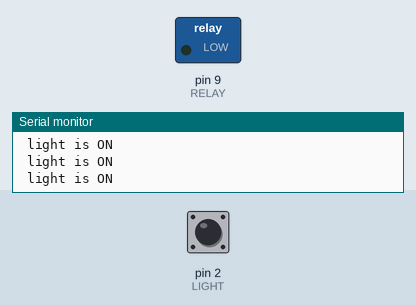
Simulated run of this sketch. Board: Arduino Uno, built with avr-gcc and run on an emulated ATmega328P. Parts: switched loads named in the sketch (green lamp = pin HIGH), the last lines printed to the serial monitor. The inputs (shaded band) are chosen by the test bench; at power-on: pin 2 (LIGHT) HIGH.

Above: at 2.3 s.
2.4 s: pin 2 (LIGHT) pulled LOW for 0.65 s
At 3.1 s:
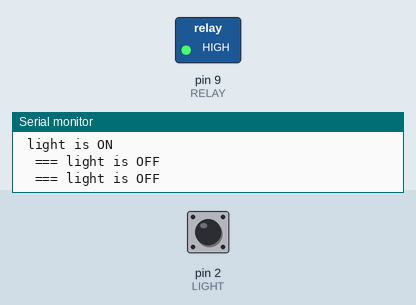
5.0 s: pin 2 (LIGHT) pulled LOW for 3.2 s
At 8.9 s:
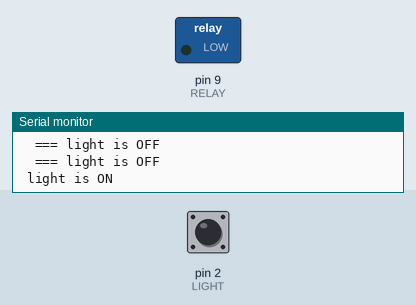
Timing chart, 0 to 10.4 s (numbered marks = the images above; inputs shaded):
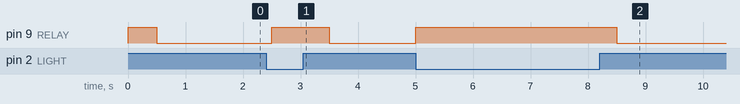

The sketch:

smart_led_02.ino
```cpp
#define LIGHT 2 // define pint 2 for sensor
#define RELAY 9 // define pin 9 as for relay

/*
 *
// Writeen by Ahmad S. for Robojax.com on
// on Freb 10, 2018 at 13:43 at city of Ajax, Ontario, Canada
 * Permission granted to share this code given that this
 * note is kept with the code.
 * Disclaimer: this code is "AS IS" and for educational purpose only.
 *
 */


// LDR, Light Dependant Resistor


boolean digital = true;// set true to use digital and control the sensitiviety with poentiometer on the module
                  // set to false to control with A0 value on Arduino
unsigned int LightValue = 350;// LightValue to determine
                      // at what value the realy should be ON

void setup() {
  // Light LDR Sensor Code by Robojax.com 20180210
  Serial.begin(9600);// setup Serial Monitor to display information
  pinMode(LIGHT, INPUT_PULLUP);// define pin as Input  sensor
  pinMode(RELAY, OUTPUT);// define pin as OUTPUT for relay
  digitalWrite(RELAY,HIGH);
}

void loop() {

  delay(500);
  relay();// call the realay() method
 // Light LDR Sensor Code by Robojax.com 20180210
}

void relay()
{
   if(digital == true)
   {
  // Light LDR Sensor Code by Robojax.com 20180210
  int L =digitalRead(LIGHT);// read the sensor

      if(L == 1){
        Serial.println(" light is ON");
        digitalWrite(RELAY,LOW);// turn the relay ON
      }else{
         Serial.println("  === light is OFF");
         digitalWrite(RELAY,HIGH);// turn the relay OFF
      } // if
   }// if digital end
   else
   {
    int a0Value = analogRead(A0);// read A0 value

      if( a0Value >= LightValue){
        Serial.print(analogRead(A0));
        Serial.println(" Light is ON");
        digitalWrite(RELAY,LOW);// turn the relay ON
      }else{
         Serial.print(analogRead(A0));
         Serial.println("  === light OFF");
         digitalWrite(RELAY,HIGH);// turn the relay OFF
      } // if
   }
}
```

Measured:
- after the input at 2.4 s, pin 9 (RELAY): LOW → HIGH after 0.10 s, → LOW 1.0 s later
- after the input at 5.0 s, pin 9 (RELAY): LOW → HIGH at once, → LOW 3.5 s later
